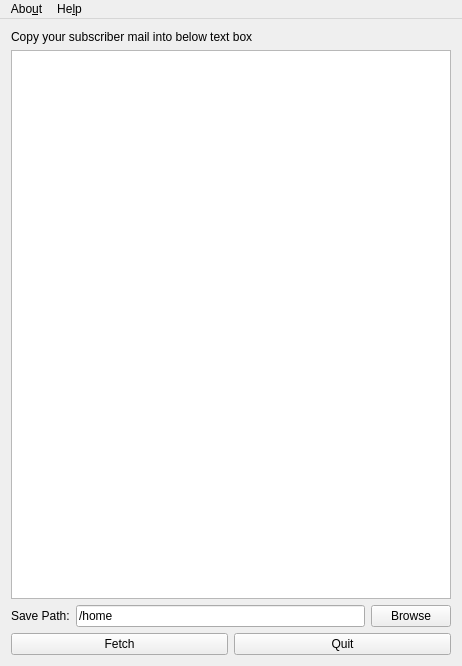
<?xml version="1.0" encoding="UTF-8"?>
<ui version="4.0">
 <class>MainWindow</class>
 <widget class="QMainWindow" name="MainWindow">
  <property name="geometry">
   <rect>
    <x>0</x>
    <y>0</y>
    <width>462</width>
    <height>666</height>
   </rect>
  </property>
  <property name="windowTitle">
   <string>GetVPN</string>
  </property>
  <widget class="QWidget" name="centralWidget">
   <layout class="QGridLayout" name="gridLayout_3">
    <item row="0" column="0">
     <layout class="QGridLayout" name="gridLayout_2">
      <item row="1" column="0">
       <layout class="QVBoxLayout" name="verticalLayout_3">
        <item>
         <widget class="QLabel" name="label_2">
          <property name="text">
           <string>Copy your subscriber mail into below text box</string>
          </property>
         </widget>
        </item>
        <item>
         <widget class="QPlainTextEdit" name="UrlList"/>
        </item>
        <item>
         <layout class="QHBoxLayout" name="horizontalLayout_2">
          <item>
           <widget class="QLabel" name="label">
            <property name="text">
             <string>Save Path:</string>
            </property>
           </widget>
          </item>
          <item>
           <widget class="QLineEdit" name="filePath">
            <property name="text">
             <string>/home</string>
            </property>
           </widget>
          </item>
          <item>
           <widget class="QPushButton" name="Browse">
            <property name="text">
             <string>Browse</string>
            </property>
           </widget>
          </item>
         </layout>
        </item>
       </layout>
      </item>
      <item row="2" column="0">
       <layout class="QHBoxLayout" name="horizontalLayout">
        <item>
         <widget class="QPushButton" name="Fetch">
          <property name="text">
           <string>Fetch</string>
          </property>
         </widget>
        </item>
        <item>
         <widget class="QPushButton" name="Quit">
          <property name="text">
           <string>Quit</string>
          </property>
         </widget>
        </item>
       </layout>
      </item>
     </layout>
    </item>
   </layout>
  </widget>
  <widget class="QMenuBar" name="menuBar">
   <property name="geometry">
    <rect>
     <x>0</x>
     <y>0</y>
     <width>462</width>
     <height>31</height>
    </rect>
   </property>
   <widget class="QMenu" name="menuAbout">
    <property name="title">
     <string>Abo&amp;ut</string>
    </property>
   </widget>
   <widget class="QMenu" name="menuHelp">
    <property name="title">
     <string>He&amp;lp</string>
    </property>
   </widget>
   <addaction name="menuAbout"/>
   <addaction name="menuHelp"/>
  </widget>
 </widget>
 <layoutdefault spacing="6" margin="11"/>
 <resources/>
 <connections/>
</ui>
